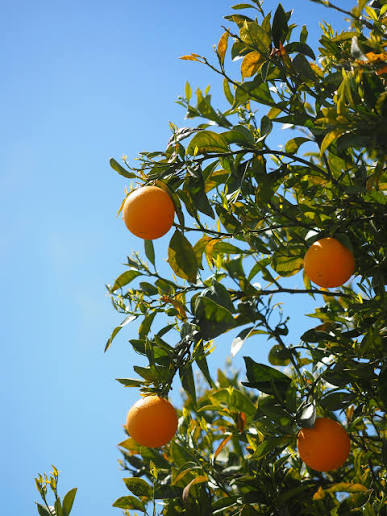
#> input picture images (1).jpg, 387 x 516 px; its folder holds only this picture in this run
$ python -i preprocessing.py   (imports and definitions only)   (older library calls are emulated)
#> lines starting #> are read from the running program, lines starting #| are printed output that depends on the picture
import os
import shutil
import random
from typing import Tuple, Dict, Any, List, Optional
import cv2
import numpy as np


def compute_blur_metric(image: np.ndarray) -> float:
    """
    Menghitung skor ketajaman citra menggunakan varians Laplacian.
    Semakin rendah skor, semakin blur citranya.
    """
    if len(image.shape) == 3:
        gray = cv2.cvtColor(image, cv2.COLOR_BGR2GRAY)
    else:
        gray = image
    variance = cv2.Laplacian(gray, cv2.CV_64F).var()
    return float(variance)


def is_image_blurry(image: np.ndarray, threshold: float = 80.0) -> Tuple[bool, float]:
    """
    Mengecek apakah gambar blur di bawah ambang batas (threshold).
    Rekomendasi threshold: 70 - 100 untuk citra ponsel.
    """
    metric = compute_blur_metric(image)
    return (metric < threshold, metric)


def resize_keep_aspect(image: np.ndarray, max_dim: int = 1280) -> Tuple[np.ndarray, float]:
    """
    Resize citra dengan mempertahankan aspek rasio sesuai contoh kode modul UTS (Halaman 10-11).
    scale = max_dim / max(h, w)
    """
    h, w = image.shape[:2]
    if max(h, w) <= max_dim:
        return image.copy(), 1.0
    scale = float(max_dim) / float(max(h, w))
    new_w = max(1, int(round(w * scale)))
    new_h = max(1, int(round(h * scale)))
    resized = cv2.resize(image, (new_w, new_h), interpolation=cv2.INTER_AREA)
    return resized, scale


# [30 lines left out: function letterbox_resize, not called in this run]


def enhance_contrast_clahe(image: np.ndarray, clip_limit: float = 2.0, tile_grid_size: Tuple[int, int] = (8, 8)) -> np.ndarray:
    """
    Menyesuaikan pencahayaan dan kontras menggunakan CLAHE pada kanal L (ruang warna LAB).
    Mempertahankan warna asli mangga sekaligus memperjelas buah di area bayangan tajuk.
    """
    lab = cv2.cvtColor(image, cv2.COLOR_BGR2LAB)
    l_channel, a_channel, b_channel = cv2.split(lab)

    clahe = cv2.createCLAHE(clipLimit=clip_limit, tileGridSize=tile_grid_size)
    l_enhanced = clahe.apply(l_channel)

    merged = cv2.merge([l_enhanced, a_channel, b_channel])
    enhanced_bgr = cv2.cvtColor(merged, cv2.COLOR_LAB2BGR)
    return enhanced_bgr


# [16 lines left out: function extract_tree_canopy_mask, not called in this run]


def preprocess_single_image(
    image: np.ndarray,
    max_dim: int = 1280,
    blur_threshold: float = 80.0,
    enhance: bool = True
) -> Dict[str, Any]:
    """
    Pipeline preprocessing lengkap untuk satu citra sesuai Bab 4 panduan UTS.
    """
    blur_flag, blur_score = is_image_blurry(image, threshold=blur_threshold)
    resized, scale = resize_keep_aspect(image, max_dim=max_dim)

    if enhance:
        processed = enhance_contrast_clahe(resized)
    else:
        processed = resized.copy()

    return {
        "processed_image": processed,
        "is_blurry": blur_flag,
        "blur_score": blur_score,
        "scale": scale,
        "original_shape": image.shape[:2],
        "processed_shape": processed.shape[:2]
    }


# [83 lines left out: functions batch_preprocess_folder, build_yolo_dataset_structure, not called in this run]

>>> import cv2
>>> picture = cv2.imread('../images (1).jpg')
#> picture is the input picture: shape (516, 387, 3); mean B, G, R 133.6, 134.3, 110.5
>>> result = preprocess_single_image(picture)
#> in compute_blur_metric, `gray = cv2.cvtColor(image, cv2.COLOR_BGR2GRAY)`:
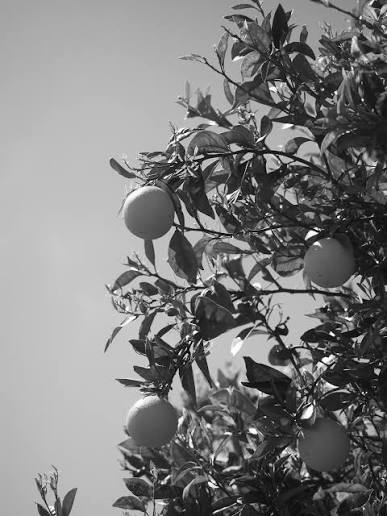
#> gray: shape (516, 387); min 0, max 255, mean 127.1
#> in compute_blur_metric, `variance = cv2.Laplacian(gray, cv2.CV_64F).var()`: variance = 2563.8
#> in preprocess_single_image, `blur_flag, blur_score = is_image_blurry(image, threshold=blur_threshold)`: blur_flag = False; blur_score = 2563.8
#> in preprocess_single_image, `resized, scale = resize_keep_aspect(image, max_dim=max_dim)`: scale = 1
#> in enhance_contrast_clahe, `lab = cv2.cvtColor(image, cv2.COLOR_BGR2LAB)`: lab: shape (516, 387, 3); mean of channels 0, 1, 2 136.9, 123, 127
#> in enhance_contrast_clahe, `l_channel, a_channel, b_channel = cv2.split(lab)`:
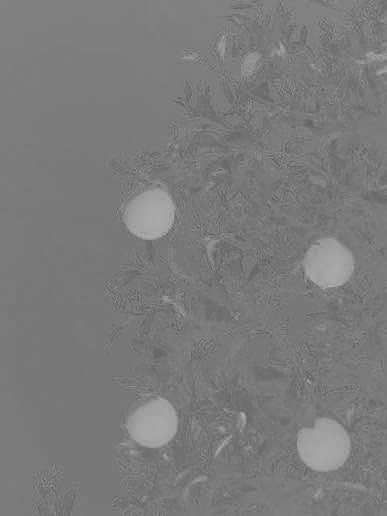
#> a_channel: shape (516, 387); min 89, max 177, mean 123
#> in enhance_contrast_clahe, `l_channel, a_channel, b_channel = cv2.split(lab)`:
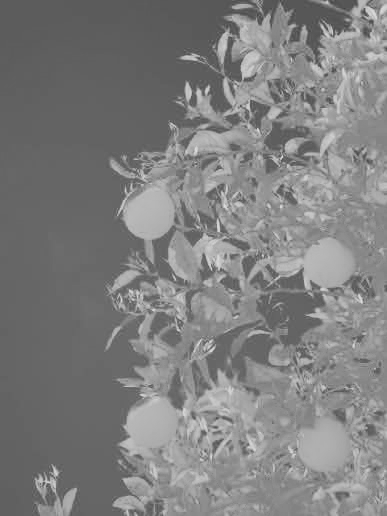
#> b_channel: shape (516, 387); min 67, max 222, mean 127
#> in enhance_contrast_clahe, `l_enhanced = clahe.apply(l_channel)`:
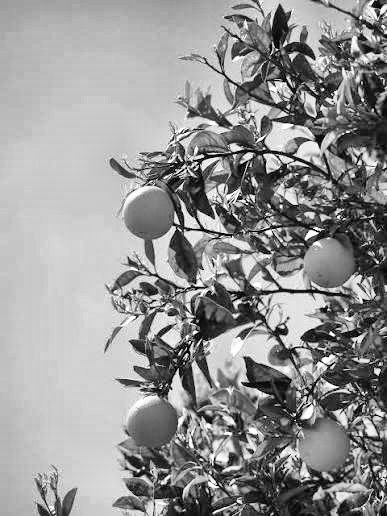
#> l_enhanced: shape (516, 387); min 0, max 255, mean 148.4
#> in enhance_contrast_clahe, `merged = cv2.merge([l_enhanced, a_channel, b_channel])`: merged: shape (516, 387, 3); mean of channels 0, 1, 2 148.4, 123, 127
#> in enhance_contrast_clahe, `enhanced_bgr = cv2.cvtColor(merged, cv2.COLOR_LAB2BGR)`:
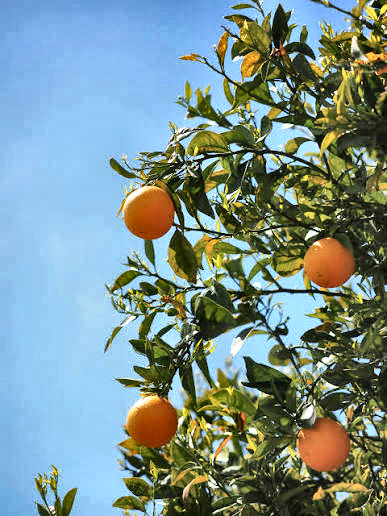
#> enhanced_bgr: shape (516, 387, 3); mean B, G, R 144.4, 145.9, 122.6
#> result = 6 items

$ run again, on images.jpg
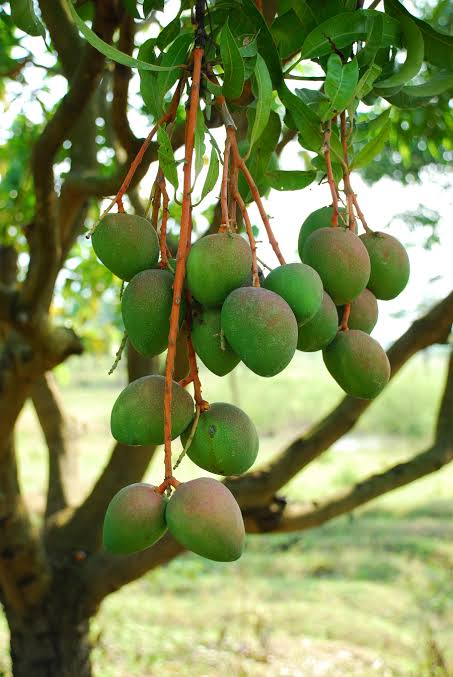
#> input picture images.jpg, 453 x 677 px
#> picture is the input picture: shape (677, 453, 3); mean B, G, R 86.2, 139.8, 127.3
#> in compute_blur_metric, `gray = cv2.cvtColor(image, cv2.COLOR_BGR2GRAY)`:
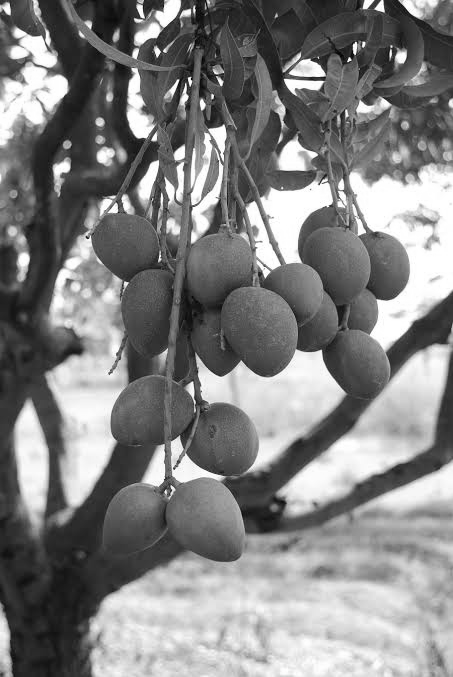
#> gray: shape (677, 453); min 1, max 255, mean 129.9
#> variance = 842
#> blur_flag = False; blur_score = 842
#> scale = 1
#> lab: shape (677, 453, 3); mean of channels 0, 1, 2 140.2, 115.2, 155
#> merged: shape (677, 453, 3); mean of channels 0, 1, 2 137.2, 115.2, 155
#> in enhance_contrast_clahe, `enhanced_bgr = cv2.cvtColor(merged, cv2.COLOR_LAB2BGR)`:
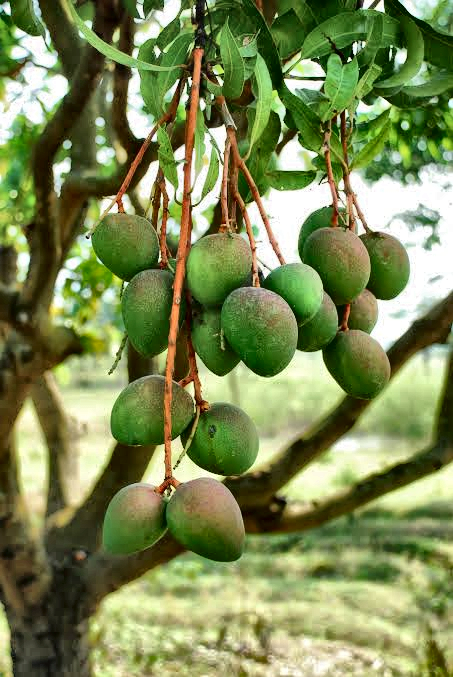
#> enhanced_bgr: shape (677, 453, 3); mean B, G, R 84.4, 136.8, 124.5
#> result = 6 items

$ run again, on el9ylqtn5220230524090820_bibit-mangga-manalagi_0 (1).webp
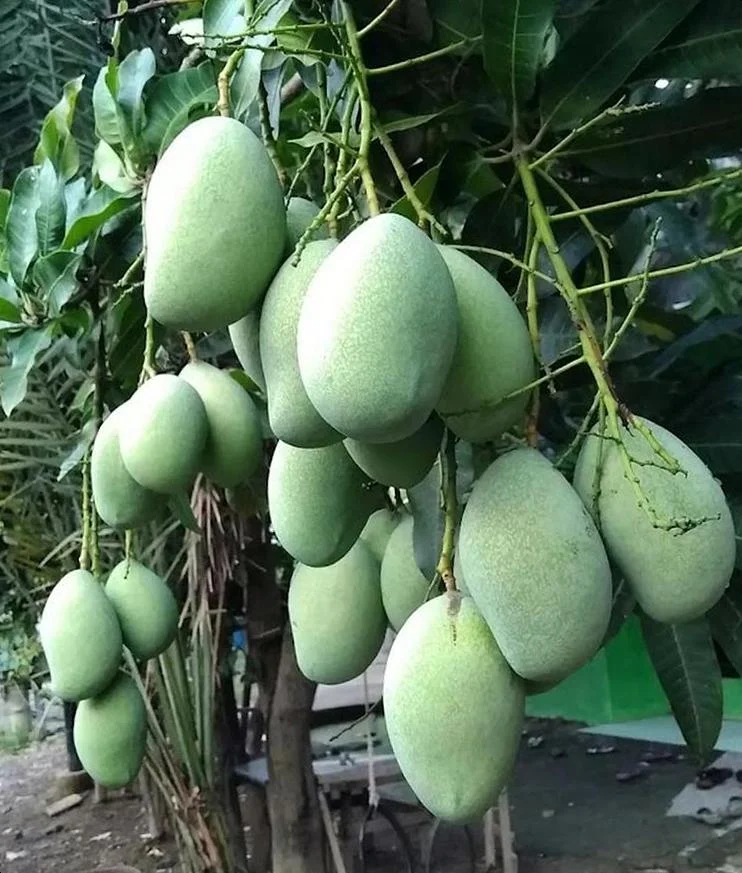
#> input picture el9ylqtn5220230524090820_bibit-mangga-manalagi_0 (1).webp, 742 x 873 px
#> picture is the input picture: shape (873, 742, 3); mean B, G, R 84.9, 107.9, 85.1
#> in compute_blur_metric, `gray = cv2.cvtColor(image, cv2.COLOR_BGR2GRAY)`:
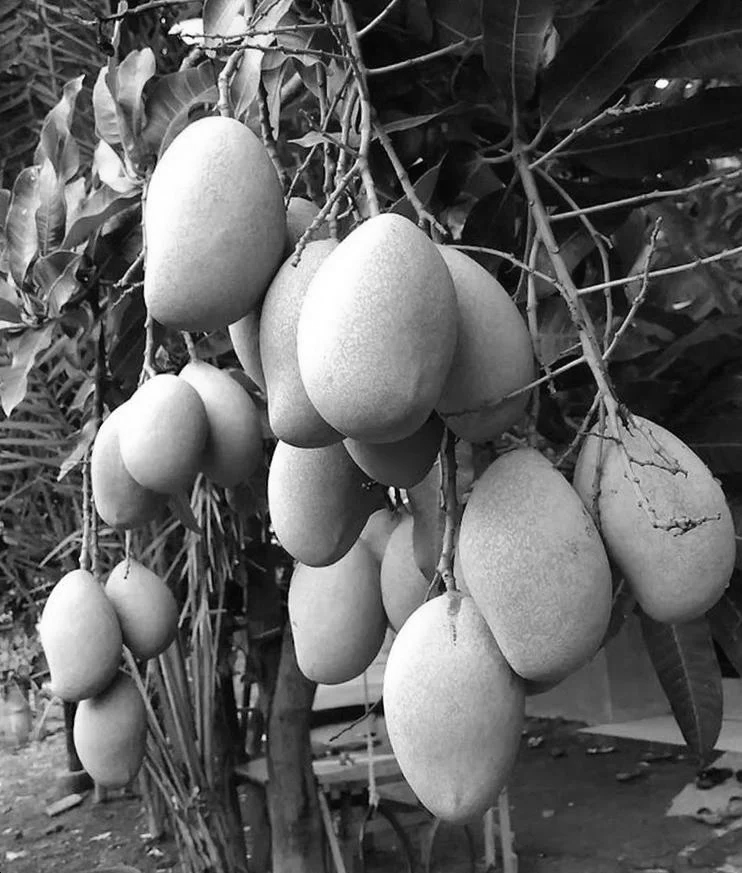
#> gray: shape (873, 742); min 0, max 255, mean 98.4
#> variance = 508.9
#> blur_flag = False; blur_score = 508.9
#> scale = 1
#> lab: shape (873, 742, 3); mean of channels 0, 1, 2 106.7, 115.1, 138
#> merged: shape (873, 742, 3); mean of channels 0, 1, 2 117.3, 115.1, 138
#> in enhance_contrast_clahe, `enhanced_bgr = cv2.cvtColor(merged, cv2.COLOR_LAB2BGR)`:
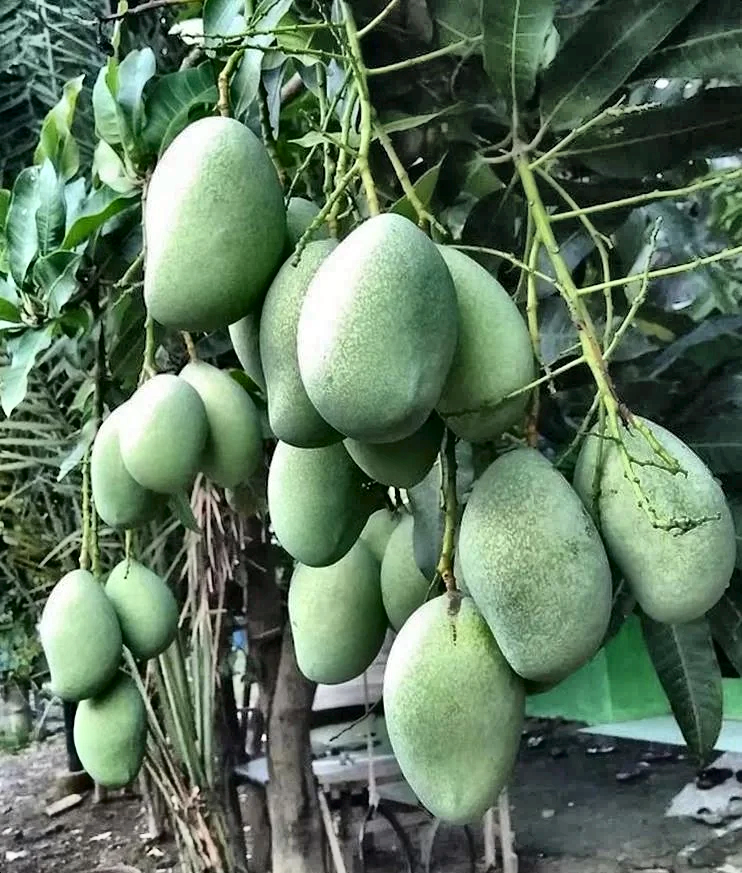
#> enhanced_bgr: shape (873, 742, 3); mean B, G, R 95.1, 118.3, 95.4
#> result = 6 items
